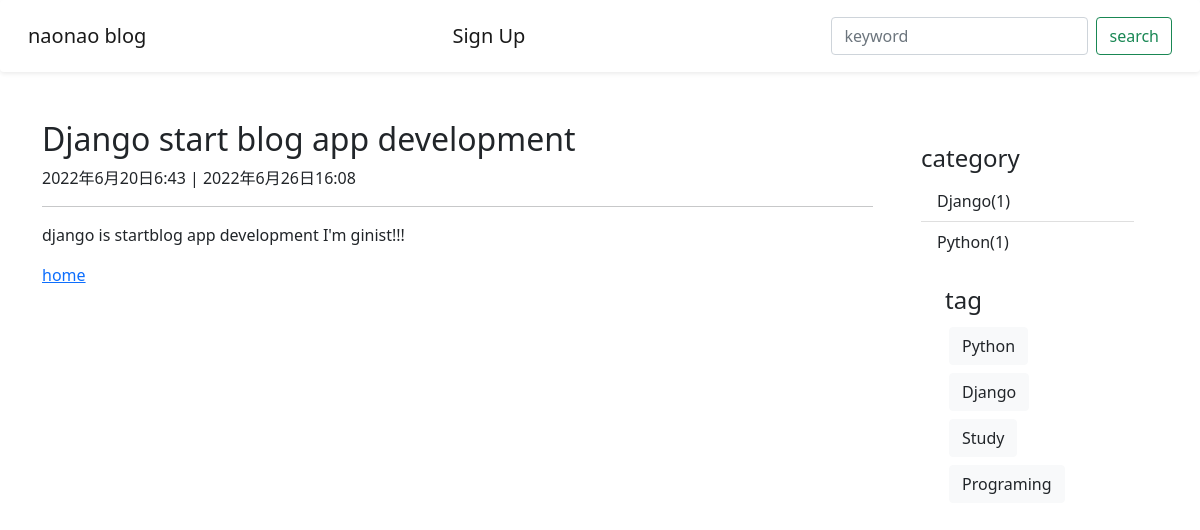
The app's page /post/4/ with its own data.
### blog/models.py (models this page shows, shortened)
class Post(models.Model):
    title = models.CharField(verbose_name='タイトル', max_length=200)
    content = models.TextField(verbose_name='本文')
    created_at = models.DateTimeField(verbose_name='作成日', auto_now_add=True)
    updated_at = models.DateTimeField(verbose_name='更新日', auto_now=True)
    is_published = models.BooleanField(verbose_name='公開設定', default=False)
    category = models.ForeignKey(
        Category,
        on_delete=models.PROTECT,
        null=True,
        blank=True)
    tag = models.ManyToManyField(
        Tag,
        verbose_name='tag',
        blank=True
    )
    def __str__(self):
        return self.title

class Category(models.Model):
    name = models.CharField(verbose_name='カテゴリー', max_length=255)
    slug = models.SlugField(verbose_name='URL', unique=True)

class Tag(models.Model):
    name = models.CharField(verbose_name='tag', max_length=255)
    slug = models.SlugField(verbose_name='URL', unique=True)

### blog/views.py (the view)
# urls.py: path('post/<int:pk>/', Postdetailview.as_view(), name='post-detail'),
class Postdetailview(DetailView):
    model = Post
    template_name = 'blog/post_detail.html'
    def get_object(self, queryset=None):
        post = super().get_object(queryset)
        print('object1_nao:', post, type(post))
        if post.is_published or self.request.user.is_authenticated:
            print('object2_nao:', post, type(post))
            return post
        else:
            raise Http404

### blog/context_processors.py (called while the page is built)
def common(request):
    context = {
        'categories': Category.objects.annotate(
            count=Count('post', Q(post__is_published=True))
        ),
        'categories2': Category.objects.all(),
        'tags': Tag.objects.all(),
    }
    return context

### blog/templates/blog/post_detail.html
{% extends 'blog/base.html' %}
{% block content %}
    <div class='row'>
        <div class='col-9'>
            <h2>
                {{ post.title }}
            </h2>
            <p>
                {{ post.created_at }}
                |
                {{ post.updated_at }}
            </p>
            <hr>
            <p>
                {{ post.content }}
            </p>
            <a href="{% url 'post-lists' %}">home</a>
        </div>
        <div class='col-3'>
            {% include 'blog/snippets/sidebar.html' %}
        </div>
    </div>
{% endblock content %}

### blog/templates/blog/snippets/sidebar.html
<div class='p-4 category'>
    <h4>category</h4>
    <ul class="list-group list-group-flush">
        {% for category in categories %}
            {% if category.count > 0 %}
                <li class="list-group-item">
                    <a href="{% url 'category-post-list' category.slug %}">
                        {{ category.name }}({{ category.count }})
                    </a>
                </li>
            {% endif %}
        {% endfor %}
    </ul>
    <div class='p-4'>
        <h4>tag</h4>
        {% for tag in tags %}
            <a class='btn btn-light text-dark m-1' href="{% url 'tag-post-list' tag.slug %}">
                {{ tag.name }}
            </a>
        {% endfor %}
    </div>
</div>

### blog/static/blog/css/style.css (style rules this page uses)
div.category > ul > li a { color: #212529; text-decoration: none; }

### records on screen
Post: title "Django start blog app development", created_at "2022年6月20日6:43", updated_at "2022年6月26日16:08", content "django is startblog app development I'm ginist!!!"
Category: name "Django", count "1"
Category: name "Python", count "1"
Tag: name "Python"
Tag: name "Django"
Tag: name "Study"
Tag: name "Programing"
